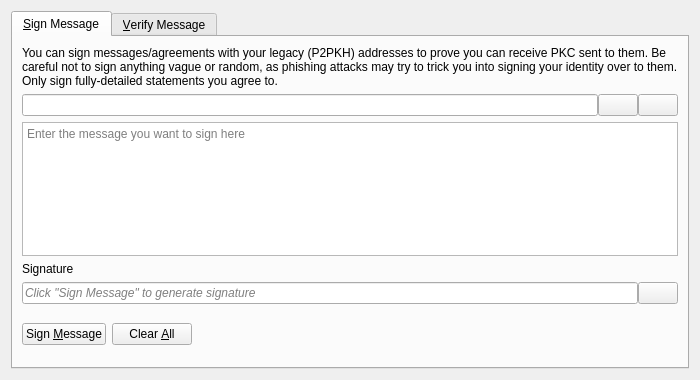
<?xml version="1.0" encoding="UTF-8"?>
<ui version="4.0">
 <class>SignVerifyMessageDialog</class>
 <widget class="QDialog" name="SignVerifyMessageDialog">
  <property name="geometry">
   <rect>
    <x>0</x>
    <y>0</y>
    <width>700</width>
    <height>380</height>
   </rect>
  </property>
  <property name="windowTitle">
   <string>Signatures - Sign / Verify a Message</string>
  </property>
  <property name="modal">
   <bool>true</bool>
  </property>
  <layout class="QVBoxLayout" name="verticalLayout">
   <item>
    <widget class="QTabWidget" name="tabWidget">
     <property name="currentIndex">
      <number>0</number>
     </property>
     <widget class="QWidget" name="tabSignMessage">
      <attribute name="title">
       <string>&amp;Sign Message</string>
      </attribute>
      <layout class="QVBoxLayout" name="verticalLayout_SM">
       <item>
        <widget class="QLabel" name="infoLabel_SM">
         <property name="text">
          <string>You can sign messages/agreements with your legacy (P2PKH) addresses to prove you can receive PKC sent to them. Be careful not to sign anything vague or random, as phishing attacks may try to trick you into signing your identity over to them. Only sign fully-detailed statements you agree to.</string>
         </property>
         <property name="textFormat">
          <enum>Qt::PlainText</enum>
         </property>
         <property name="wordWrap">
          <bool>true</bool>
         </property>
        </widget>
       </item>
       <item>
        <layout class="QHBoxLayout" name="horizontalLayout_1_SM">
         <property name="spacing">
          <number>0</number>
         </property>
         <item>
          <widget class="QValidatedLineEdit" name="addressIn_SM">
           <property name="toolTip">
            <string>The PKC address to sign the message with</string>
           </property>
          </widget>
         </item>
         <item>
          <widget class="QPushButton" name="addressBookButton_SM">
           <property name="toolTip">
            <string>Choose previously used address</string>
           </property>
           <property name="text">
            <string/>
           </property>
           <property name="icon">
            <iconset resource="../bitcoin.qrc">
             <normaloff>:/icons/address-book</normaloff>:/icons/address-book</iconset>
           </property>
           <property name="shortcut">
            <string>Alt+A</string>
           </property>
           <property name="autoDefault">
            <bool>false</bool>
           </property>
          </widget>
         </item>
         <item>
          <widget class="QPushButton" name="pasteButton_SM">
           <property name="toolTip">
            <string>Paste address from clipboard</string>
           </property>
           <property name="text">
            <string/>
           </property>
           <property name="icon">
            <iconset resource="../bitcoin.qrc">
             <normaloff>:/icons/editpaste</normaloff>:/icons/editpaste</iconset>
           </property>
           <property name="shortcut">
            <string>Alt+P</string>
           </property>
           <property name="autoDefault">
            <bool>false</bool>
           </property>
          </widget>
         </item>
        </layout>
       </item>
       <item>
        <widget class="QPlainTextEdit" name="messageIn_SM">
         <property name="toolTip">
          <string>Enter the message you want to sign here</string>
         </property>
         <property name="placeholderText">
          <string>Enter the message you want to sign here</string>
         </property>
        </widget>
       </item>
       <item>
        <widget class="QLabel" name="signatureLabel_SM">
         <property name="text">
          <string>Signature</string>
         </property>
         <property name="textFormat">
          <enum>Qt::PlainText</enum>
         </property>
        </widget>
       </item>
       <item>
        <layout class="QHBoxLayout" name="horizontalLayout_2_SM">
         <property name="spacing">
          <number>0</number>
         </property>
         <item>
          <widget class="QLineEdit" name="signatureOut_SM">
           <property name="placeholderText">
            <string>Click "Sign Message" to generate signature</string>
           </property>
           <property name="font">
            <font>
             <italic>true</italic>
            </font>
           </property>
           <property name="readOnly">
            <bool>true</bool>
           </property>
          </widget>
         </item>
         <item>
          <widget class="QPushButton" name="copySignatureButton_SM">
           <property name="toolTip">
            <string>Copy the current signature to the clipboard</string>
           </property>
           <property name="text">
            <string/>
           </property>
           <property name="icon">
            <iconset resource="../bitcoin.qrc">
             <normaloff>:/icons/editcopy</normaloff>:/icons/editcopy</iconset>
           </property>
           <property name="autoDefault">
            <bool>false</bool>
           </property>
          </widget>
         </item>
        </layout>
       </item>
       <item>
        <layout class="QHBoxLayout" name="horizontalLayout_3_SM">
         <item>
          <widget class="QPushButton" name="signMessageButton_SM">
           <property name="toolTip">
            <string>Sign the message to prove you own this PKC address</string>
           </property>
           <property name="text">
            <string>Sign &amp;Message</string>
           </property>
           <property name="icon">
            <iconset resource="../bitcoin.qrc">
             <normaloff>:/icons/edit</normaloff>:/icons/edit</iconset>
           </property>
           <property name="autoDefault">
            <bool>false</bool>
           </property>
          </widget>
         </item>
         <item>
          <widget class="QPushButton" name="clearButton_SM">
           <property name="toolTip">
            <string>Reset all sign message fields</string>
           </property>
           <property name="text">
            <string>Clear &amp;All</string>
           </property>
           <property name="icon">
            <iconset resource="../bitcoin.qrc">
             <normaloff>:/icons/remove</normaloff>:/icons/remove</iconset>
           </property>
           <property name="autoDefault">
            <bool>false</bool>
           </property>
          </widget>
         </item>
         <item>
          <spacer name="horizontalSpacer_1_SM">
           <property name="orientation">
            <enum>Qt::Horizontal</enum>
           </property>
           <property name="sizeHint" stdset="0">
            <size>
             <width>40</width>
             <height>48</height>
            </size>
           </property>
          </spacer>
         </item>
         <item>
          <widget class="QLabel" name="statusLabel_SM">
           <property name="font">
            <font>
             <weight>75</weight>
             <bold>true</bold>
            </font>
           </property>
           <property name="text">
            <string/>
           </property>
           <property name="wordWrap">
            <bool>true</bool>
           </property>
          </widget>
         </item>
         <item>
          <spacer name="horizontalSpacer_2_SM">
           <property name="orientation">
            <enum>Qt::Horizontal</enum>
           </property>
           <property name="sizeHint" stdset="0">
            <size>
             <width>40</width>
             <height>48</height>
            </size>
           </property>
          </spacer>
         </item>
        </layout>
       </item>
      </layout>
     </widget>
     <widget class="QWidget" name="tabVerifyMessage">
      <attribute name="title">
       <string>&amp;Verify Message</string>
      </attribute>
      <layout class="QVBoxLayout" name="verticalLayout_VM">
       <item>
        <widget class="QLabel" name="infoLabel_VM">
         <property name="text">
          <string>Enter the receiver's address, message (ensure you copy line breaks, spaces, tabs, etc. exactly) and signature below to verify the message. Be careful not to read more into the signature than what is in the signed message itself, to avoid being tricked by a man-in-the-middle attack. Note that this only proves the signing party receives with the address, it cannot prove sendership of any transaction!</string>
         </property>
         <property name="textFormat">
          <enum>Qt::PlainText</enum>
         </property>
         <property name="alignment">
          <set>Qt::AlignLeading|Qt::AlignLeft|Qt::AlignTop</set>
         </property>
         <property name="wordWrap">
          <bool>true</bool>
         </property>
        </widget>
       </item>
       <item>
        <layout class="QHBoxLayout" name="horizontalLayout_1_VM">
         <property name="spacing">
          <number>0</number>
         </property>
         <item>
          <widget class="QValidatedLineEdit" name="addressIn_VM">
           <property name="toolTip">
            <string>The PKC address the message was signed with</string>
           </property>
          </widget>
         </item>
         <item>
          <widget class="QPushButton" name="addressBookButton_VM">
           <property name="toolTip">
            <string>Choose previously used address</string>
           </property>
           <property name="text">
            <string/>
           </property>
           <property name="icon">
            <iconset resource="../bitcoin.qrc">
             <normaloff>:/icons/address-book</normaloff>:/icons/address-book</iconset>
           </property>
           <property name="shortcut">
            <string>Alt+A</string>
           </property>
           <property name="autoDefault">
            <bool>false</bool>
           </property>
          </widget>
         </item>
        </layout>
       </item>
       <item>
        <widget class="QPlainTextEdit" name="messageIn_VM">
          <property name="toolTip">
            <string>The signed message to verify</string>
          </property>
          <property name="placeholderText">
            <string>The signed message to verify</string>
          </property>
        </widget>
       </item>
       <item>
        <widget class="QValidatedLineEdit" name="signatureIn_VM">
          <property name="toolTip">
            <string>The signature given when the message was signed</string>
          </property>
          <property name="placeholderText">
            <string>The signature given when the message was signed</string>
          </property>
        </widget>
       </item>
       <item>
        <layout class="QHBoxLayout" name="horizontalLayout_2_VM">
         <item>
          <widget class="QPushButton" name="verifyMessageButton_VM">
           <property name="toolTip">
            <string>Verify the message to ensure it was signed with the specified PKC address</string>
           </property>
           <property name="text">
            <string>Verify &amp;Message</string>
           </property>
           <property name="icon">
            <iconset resource="../bitcoin.qrc">
             <normaloff>:/icons/transaction_0</normaloff>:/icons/transaction_0</iconset>
           </property>
           <property name="autoDefault">
            <bool>false</bool>
           </property>
          </widget>
         </item>
         <item>
          <widget class="QPushButton" name="clearButton_VM">
           <property name="toolTip">
            <string>Reset all verify message fields</string>
           </property>
           <property name="text">
            <string>Clear &amp;All</string>
           </property>
           <property name="icon">
            <iconset resource="../bitcoin.qrc">
             <normaloff>:/icons/remove</normaloff>:/icons/remove</iconset>
           </property>
           <property name="autoDefault">
            <bool>false</bool>
           </property>
          </widget>
         </item>
         <item>
          <spacer name="horizontalSpacer_1_VM">
           <property name="orientation">
            <enum>Qt::Horizontal</enum>
           </property>
           <property name="sizeHint" stdset="0">
            <size>
             <width>40</width>
             <height>48</height>
            </size>
           </property>
          </spacer>
         </item>
         <item>
          <widget class="QLabel" name="statusLabel_VM">
           <property name="font">
            <font>
             <weight>75</weight>
             <bold>true</bold>
            </font>
           </property>
           <property name="text">
            <string/>
           </property>
           <property name="wordWrap">
            <bool>true</bool>
           </property>
          </widget>
         </item>
         <item>
          <spacer name="horizontalSpacer_2_VM">
           <property name="orientation">
            <enum>Qt::Horizontal</enum>
           </property>
           <property name="sizeHint" stdset="0">
            <size>
             <width>40</width>
             <height>48</height>
            </size>
           </property>
          </spacer>
         </item>
        </layout>
       </item>
      </layout>
     </widget>
    </widget>
   </item>
  </layout>
 </widget>
 <customwidgets>
  <customwidget>
   <class>QValidatedLineEdit</class>
   <extends>QLineEdit</extends>
   <header>qt/qvalidatedlineedit.h</header>
  </customwidget>
 </customwidgets>
 <resources>
  <include location="../bitcoin.qrc"/>
 </resources>
 <connections/>
</ui>
